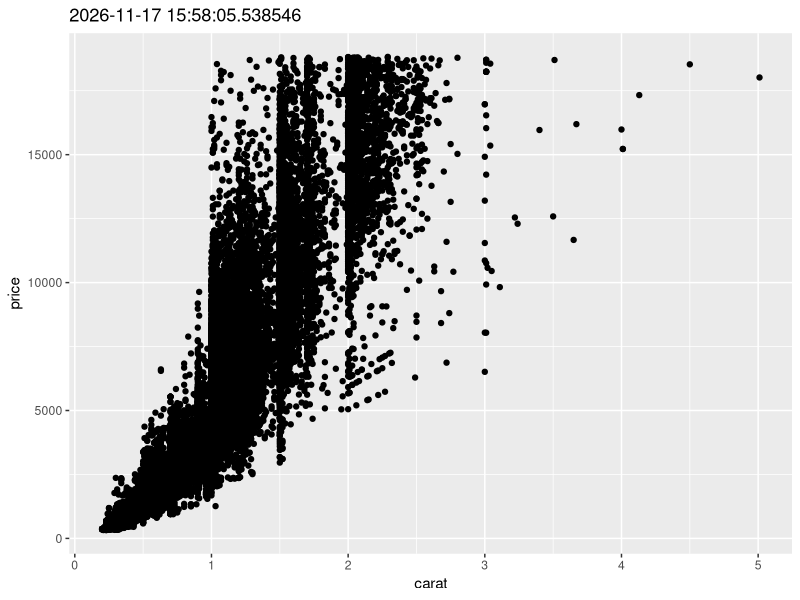

R code for this plot:
## ---- chunk 1
knitr::opts_chunk$set(echo = TRUE)
## ---- chunk 2
library(ggplot2)

diamonds |> 
  ggplot(aes(x = carat, y = price)) +
  geom_point() +
  labs(title = Sys.time())
